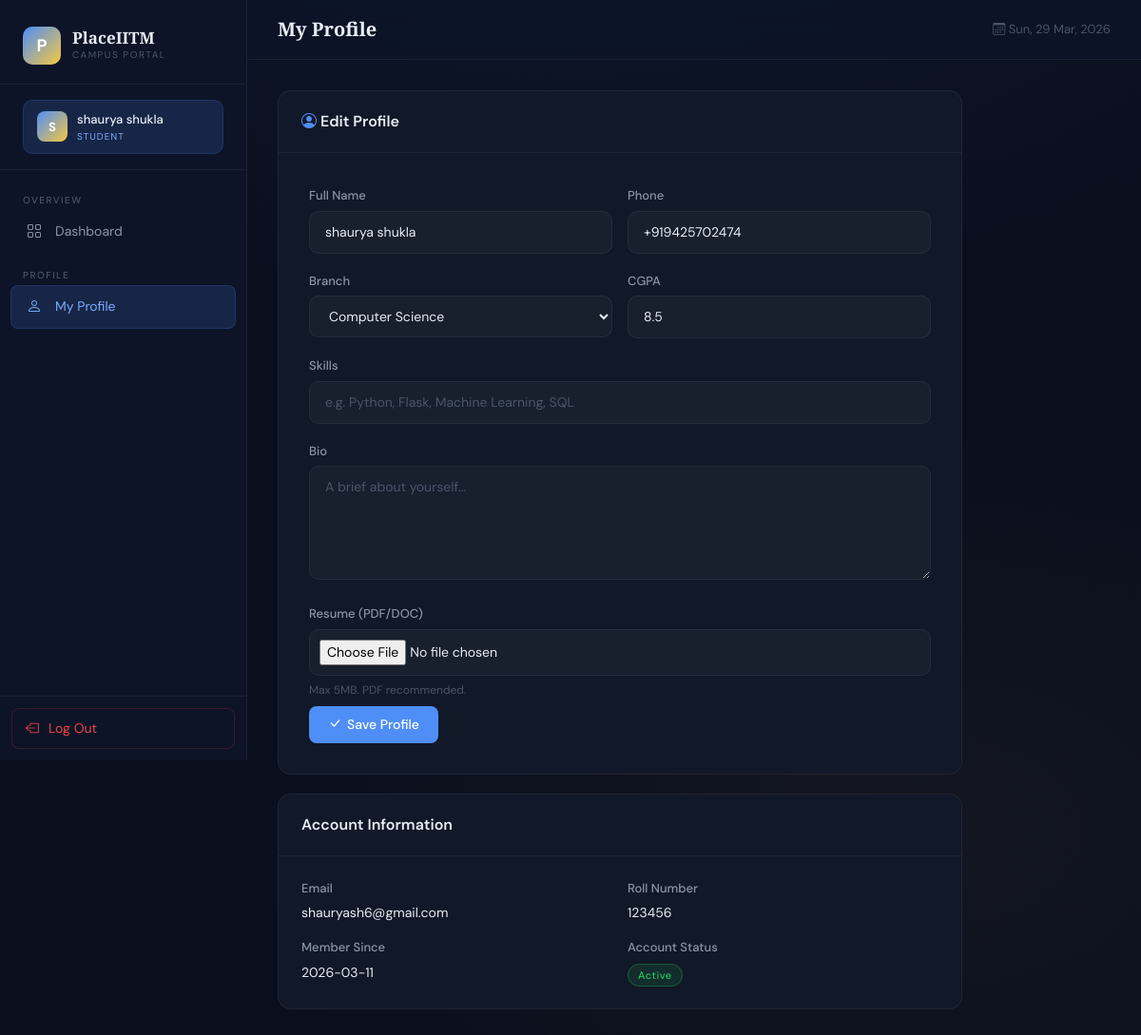
/student/profile (signed in), run on the app's committed database.
### tables this page shows
CREATE TABLE students (
            id INTEGER PRIMARY KEY AUTOINCREMENT,
            name TEXT NOT NULL,
            email TEXT UNIQUE NOT NULL,
            password TEXT NOT NULL,
            roll_no TEXT UNIQUE,
            branch TEXT,
            cgpa REAL DEFAULT 0.0,
            phone TEXT,
            bio TEXT,
            skills TEXT,
            resume TEXT,
            is_blacklisted INTEGER DEFAULT 0,
            created_at DATETIME DEFAULT CURRENT_TIMESTAMP
        );

### app.py (the view, shortened to what this page needs)
@app.route('/student/profile', methods=['GET', 'POST'])
@login_required
@student_required
def student_profile():
    db = get_db()
    sid = session['user_id']
    student = db.execute('SELECT * FROM students WHERE id=?', (sid,)).fetchone()
    return render_template('student/profile.html', student=student)

### database.py (called while the page is built)
def get_db():
    db = sqlite3.connect(DATABASE)
    db.row_factory = sqlite3.Row
    db.execute("PRAGMA foreign_keys = ON")
    return db

### utils.py (called while the page is built)
def login_required(f):
    @wraps(f)
    def decorated(*args, **kwargs):
        if 'user_id' not in session:
            flash('Please log in to continue.', 'warning')
            return redirect(url_for('login'))
        return f(*args, **kwargs)
    return decorated

def student_required(f):
    @wraps(f)
    def decorated(*args, **kwargs):
        if session.get('role') != 'student':
            flash('Student access required.', 'danger')
            return redirect(url_for('login'))
        return f(*args, **kwargs)
    return decorated

### templates/student/profile.html (shortened to what this page needs)
{% extends 'base.html' %}
{% block page_title %}My Profile{% endblock %}
{% block content %}
<div style="max-width:720px">
    <div class="data-card">
        <div class="data-card-header">
            <div class="data-card-title"><i class="bi bi-person-circle" style="color:var(--accent)"></i> Edit Profile</div>
        </div>
        <div style="padding:32px">
            <form method="POST" enctype="multipart/form-data">
                <div class="row g-3">
                    <div class="col-md-6">
                        <label class="form-label-custom">Full Name</label>
                        <input name="name" type="text" class="form-control-custom" value="{{ student.name }}" required>
                    </div>
                    <div class="col-md-6">
                        <label class="form-label-custom">Phone</label>
                        <input name="phone" type="text" class="form-control-custom" value="{{ student.phone or '' }}">
                    </div>
                    <div class="col-md-6">
                        <label class="form-label-custom">Branch</label>
                        <select name="branch" class="form-select-custom">
                            {% for b in ['Computer Science','Data Science','Electrical Engineering','Mechanical Engineering','Civil Engineering','Electronics','Management'] %}
                            <option {% if student.branch == b %}selected{% endif %}>{{ b }}</option>
                            {% endfor %}
                        </select>
                    </div>
                    <div class="col-md-6">
                        <label class="form-label-custom">CGPA</label>
                        <input name="cgpa" type="number" step="0.01" min="0" max="10" class="form-control-custom" value="{{ student.cgpa or '' }}">
                    </div>
                    <div class="col-12">
                        <label class="form-label-custom">Skills</label>
                        <input name="skills" type="text" class="form-control-custom" value="{{ student.skills or '' }}" placeholder="e.g. Python, Flask, Machine Learning, SQL">
                    </div>
                    <div class="col-12">
                        <label class="form-label-custom">Bio</label>
                        <textarea name="bio" class="form-control-custom" placeholder="A brief about yourself...">{{ student.bio or '' }}</textarea>
                    </div>
                    <div class="col-12">
                        <label class="form-label-custom">Resume (PDF/DOC)</label>
                        <input name="resume" type="file" class="form-control-custom" accept=".pdf,.doc,.docx"
                               style="padding:10px;cursor:pointer">
                        <div style="font-size:12px;color:var(--text-muted);margin-top:6px">Max 5MB. PDF recommended.</div>
                    </div>
                    <div class="col-12" style="margin-top:8px">
                        <button type="submit" class="btn-accent"><i class="bi bi-check-lg"></i> Save Profile</button>
                    </div>
                </div>
            </form>
        </div>
    </div>
    <div class="data-card" style="margin-top:20px">
        <div class="data-card-header"><div class="data-card-title">Account Information</div></div>
        <div style="padding:24px">
            <div class="row g-3">
                <div class="col-md-6">
                    <div class="form-label-custom">Email</div>
                    <div style="font-size:14px;color:var(--text-primary)">{{ student.email }}</div>
                </div>
                <div class="col-md-6">
                    <div class="form-label-custom">Roll Number</div>
                    <div style="font-size:14px;color:var(--text-primary)">{{ student.roll_no or '—' }}</div>
                </div>
                <div class="col-md-6">
                    <div class="form-label-custom">Member Since</div>
                    <div style="font-size:14px;color:var(--text-primary)">{{ student.created_at[:10] if student.created_at else '—' }}</div>
                </div>
                <div class="col-md-6">
                    <div class="form-label-custom">Account Status</div>
                    <span class="badge-custom {% if student.is_blacklisted %}badge-blacklisted{% else %}badge-approved{% endif %}">
                        {% if student.is_blacklisted %}Blacklisted{% else %}Active{% endif %}
                    </span>
                </div>
            </div>
        </div>
    </div>
</div>
{% endblock %}

### templates/base.html (shortened to what this page needs)
<!DOCTYPE html>
<html lang="en">
<head>
    <link href="https://cdn.jsdelivr.net/npm/bootstrap@5.3.0/dist/css/bootstrap.min.css" rel="stylesheet">
    <link rel="stylesheet" href="https://cdn.jsdelivr.net/npm/bootstrap-icons@1.11.0/font/bootstrap-icons.css">
    <link rel="stylesheet" href="{{ url_for('static', filename='css/style.css') }}">
</head>
<body>
    {% if session.user_id %}
    <nav class="sidebar">
        <div class="sidebar-brand">
            <a href="/" class="brand-logo">
                <div class="brand-icon">P</div>
                <div class="brand-text">
                    <span class="brand-name">PlaceIITM</span>
                    <span class="brand-sub">Campus Portal</span>
                </div>
            </a>
        </div>
        <div class="sidebar-user">
            <div class="user-pill">
                <div class="user-avatar">{{ session.name[0].upper() }}</div>
                <div class="user-info">
                    <div class="user-name">{{ session.name[:20] }}</div>
                    <div class="user-role">{{ session.role }}</div>
                </div>
            </div>
        </div>
        <div class="sidebar-nav">
            {% if session.role == 'admin' %}
            <div class="nav-section-label">Overview</div>
            <a href="{{ url_for('admin_dashboard') }}" class="nav-item-link {% if request.endpoint == 'admin_dashboard' %}active{% endif %}">
                <i class="bi bi-grid"></i> Dashboard
            </a>
            <div class="nav-section-label" style="margin-top:8px">Manage</div>
            <a href="{{ url_for('admin_companies') }}" class="nav-item-link {% if request.endpoint == 'admin_companies' %}active{% endif %}">
                <i class="bi bi-building"></i> Companies
            </a>
            <a href="{{ url_for('admin_students') }}" class="nav-item-link {% if request.endpoint == 'admin_students' %}active{% endif %}">
                <i class="bi bi-people"></i> Students
            </a>
            <a href="{{ url_for('admin_drives') }}" class="nav-item-link {% if request.endpoint == 'admin_drives' %}active{% endif %}">
                <i class="bi bi-briefcase"></i> Placement Drives
            </a>
            <a href="{{ url_for('admin_applications') }}" class="nav-item-link {% if request.endpoint == 'admin_applications' %}active{% endif %}">
                <i class="bi bi-file-earmark-text"></i> Applications
            </a>
            {% elif session.role == 'student' %}
            <div class="nav-section-label">Overview</div>
            <a href="{{ url_for('student_dashboard') }}" class="nav-item-link {% if request.endpoint == 'student_dashboard' %}active{% endif %}">
                <i class="bi bi-grid"></i> Dashboard
            </a>
            <div class="nav-section-label" style="margin-top:8px">Profile</div>
            <a href="{{ url_for('student_profile') }}" class="nav-item-link {% if request.endpoint == 'student_profile' %}active{% endif %}">
                <i class="bi bi-person"></i> My Profile
            </a>
            {% endif %}
        </div>
        <div class="sidebar-footer">
            <form action="{{ url_for('logout') }}" method="get">
                <button type="submit" class="logout-btn">
                    <i class="bi bi-box-arrow-left"></i> Log Out
                </button>
            </form>
        </div>
    </nav>
    <div class="main-wrapper">
        <div class="topbar">
            <div class="topbar-title">{% block page_title %}Dashboard{% endblock %}</div>
            <div class="topbar-right">
                <span style="font-size:13px; color: var(--text-muted);">
                    <i class="bi bi-calendar3"></i>
                    <span id="current-date"></span>
                </span>
            </div>
        </div>
        <div class="content-area">
            {% block content %}{% endblock %}
        </div>
    </div>
    {% else %}
    <div class="public-layout">
        {% block public_content %}{% endblock %}
    </div>
    {% endif %}
</body>
</html>

### data on the page
students: name "shaurya shukla", phone "+919425702474", branch "Computer Science", cgpa "8.5", email "shauryash6@gmail.com", roll_no "123456", created_at "2026-03-11"

### other printed values
{{ session.name[0].upper() }} "S"
{{ session.role }} "STUDENT"
